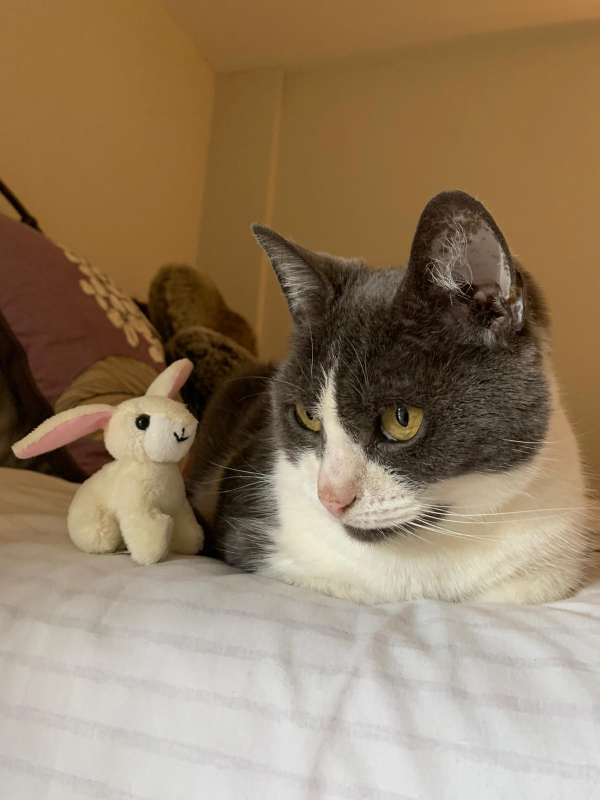
#> input picture lab2/images/cat.jpg, 1200 x 1600 px (shown at 1/2 size)
$ jupyter execute --allow-errors lab2-linear_models_neural_nets_SVM.ipynb
#> lines starting #> are read from the running program, lines starting #| are printed output that depends on the picture
# Lab 2: Linear models, neural networks and SVMs

Now the first lab is complete which recapped Python, Jupyter Notebooks and NumPy operations and introduced scikit-learn (go back over the lab if you're unsure about anything as this lab builds from it), it's time to implement some key supervised learning algorithms: neural networks and support vector machines (SVMs).

## Importing the libraries

This lab requires `h5py` package to interact with a dataset that is stored in an H5 file and `imageio` & `PIL` packages for image processing. If you don't have these packages then install using pip3 or conda, as an example run:
```
$ conda install h5py
```

Firstly, we'll import the required packages by running the cell below.

[cell 1]
import numpy as np
import matplotlib.pyplot as plt
from matplotlib.colors import ListedColormap
from sklearn.linear_model import LogisticRegression
from sklearn.neural_network import MLPClassifier
from sklearn.metrics import ConfusionMatrixDisplay
from sklearn.model_selection import GridSearchCV, RandomizedSearchCV
from sklearn.svm import SVC
from sklearn.datasets import make_moons

import h5py
import imageio
from PIL import Image
from utils import * # image processing functions from utils.py

## 1) Neural Network for Image Classification
In this section we are going to recap the ideas behind deep neural networks and implement a network to classify cat images (I can sense the excitement).

The dataset we will use is a set of labeled images containing cats (label=1) and non-cats (label=0). Run the cell below to load in train and test splits of the dataset from the local `data.h5` file. Make sure you have downloaded this data file in addition to the notebook from the lab repository.

#> (a cell that did not finish here is left out)

The following cell displays an image in the dataset - change the index and re-run the cell to see other images.

[cell 3]
# Example of a cat picture
index = 12
#> (the rest of this cell did not finish here and is left out)

### 1.1) Explore the dataset
Print the values of:
- a) number of training examples (`num_train`)
- b) number of test examples (`num_test`)
- c) size of the image (height/width or the number of pixels).

Note, `train_x_orig` is a numpy-array of shape (`num_train`, `num_px`, `num_px`, 3).

#> (a cell that did not finish here is left out)

### 1.2) Reshape the images
Reshape the training (`train_x_orig`) and test (`test_x_orig`) data sets so that each image is flattened into column vector.

<caption><center> <u>Figure 1</u>: Image to vector conversion. <br> </center></caption>

Print the shape of the reshaped training and testing datasets.

#> (a cell that did not finish here is left out)

### 1.3) Standardise the images
The pixel value is a vector of three numbers (representing the RGB channels) ranging from 0 to 255. A common preprocessing step in machine learning is to standardise your dataset (subtract the mean and then divide by the standard deviation). For picture datasets, it is simpler and more convenient to apply min-max normalisation by dividing every value by 255.

Apply min-max normalization to the dataset and check the minimum and maximum are 0 and 1, respectively.

#> (a cell that did not finish here is left out)

### 1.4) Logistic regression classifier
Logistic regression, despite its name, is a linear model for classification. The probabilities describing the possible outcomes of a classification are modeled using a logistic (sigmoid) function.

$$sigmoid(x) = \frac{1}{1+e^{-x}}$$

Logistic regression can be thought of as a neural network with a single node with a sigmoid activation function.

<caption><center> <u>Figure 2</u>: Logistic regression classifier.</center></caption>

Use scikit-learn's [logistic regression](https://scikit-learn.org/stable/modules/generated/sklearn.linear_model.LogisticRegression.html?highlight=logistic#sklearn.linear_model.LogisticRegression) to train a cat classifier. What's the classifier's accuracy on the training and test sets?

Hint, the classifier `fit` method has the following inputs:
- Training data with shape (`n_samples`, `n_features`)
- Target values with shape (`n_samples`,). Use `.flatten()` to collapse a 2-D array to a 1-D array.

[cell 7]
from sklearn.metrics import accuracy_score
# Create and fit the model to the training data

#> (the rest of this cell did not finish here and is left out)

### Neural network architecture
We will initially build a fully connected neural network with one hidden layer (i.e. one layer between input and output). When using more than one hidden layer we define it as a deep neural network.

<caption><center> <u>Figure 3</u>: 2-layer neural network.</center></caption>


- ***INPUT:*** $ x = [x_0,x_1,...,x_{12287}] \quad x_i \in [0,1] $

The input is a (64,64,3) image which we have already flattened to a vector of size (12288,1) and standardised.

- ***LINEAR:*** $ z^{[1]} = W^{[1]} x + b^{[1]} $

The input vector is multiplied by the weight matrix $W^{[1]}$ of size $(n^{[1]}, 12288)$ and then a bias term is added in a linear transformation. $n^{[1]}$ is the number of neurons in the hidden layer.

- ***RELU:*** $ a^{[1]} = RELU(z^{[1]}) = max(0,z^{[1]}) $

A non-linear activation function is then applied, in this case a rectified linear unit (or ReLU which outputs the maximum of the input and 0).

- ***LINEAR:*** $ z^{[2]} = W^{[2]} a^{[1]} + b^{[2]} $

A linear transformation is applied to the output of the hidden layer $ a^{[1]} $.

- ***SIGMOID:*** $ \hat{y} = a^{[2]} = \sigma(z^{[2]}) = \frac{1}{1 + e^{-z^{[2]}}} $

Given it's a binary classification task (cat or no cat) then the sigmoid or logistic function is the activation of the output layer (this is automatically selected by scikit-learn).

- ***OUTPUT:*** $ \hat{y} $

The output is the probability the photo contains a cat so if the value is greater than 0.5 the prediction is cat.

The overall process from inputs to outputs is known as forward propagation, see Bishop section 5.1 for more information.

### Training a neural network
Neural networks are trained by learning the weights $W$ and biases $b$ in the hidden and output layers such that the network outputs the correct labels as optimally as possible. How well the network is performing is defined by a loss function, here the log loss (also called logistic regression loss or cross-entropy loss). The cost function $J$ which drives training is the sum of all the errors (log losses) for all the training examples in the training set.

$$ J = -\frac{1}{m}\sum_{i=1}^{m}y^{(i)}\log(\hat{y}^{(i)})+(1-y^{(i)})\log(1-\hat{y}^{(i)}) $$

The goal of neural network optimisation is to learn weights and biases that minimise the cost function. This is done by backpropagating the cost function error from the output layer, through the network to the first hidden layer. During this process the weights and biases are updated by gradient decent optimisation (using the cost function gradient with respect to all weights and bias).

For a parameter $\theta$, a simple gradient decent update rule is $ \theta = \theta - \eta \text{ } d\theta$, where $\eta$ is the learning rate (see Bishop section 5.2 and 5.3 for more information). More complex optimisation algorithms exist, for example the popular [Adam optimiser](https://arxiv.org/pdf/1412.6980).

### 1.5) Implement the neural network in scikit-learn
Thankfully, we don't need to construct the neural network manually and instead can use scikit-learn's [multi-layer perceptron (MLP) classifier](https://scikit-learn.org/stable/modules/generated/sklearn.neural_network.MLPClassifier.html#sklearn.neural_network.MLPClassifier).

Construct and train a neural network using MLP classifier with the following hyperparameters:
- Single hidden layer with 64 neurons.
- RELU activation function
- Stochastic gradient descent optimiser
- Initial learning rate $ \eta = 0.001 $ ($1e-3$)
- No regularisation $ \alpha = 0 $

Plot the loss curve (using `clf.loss_curve_`) which shows the network learning as the number of iteration increases.

Has the loss curve flat-lined? Hint, you may have to specify the `max_iter` and `n_iter_no_change` parameters.

#> (a cell that did not finish here is left out)

#> (a cell that did not finish here is left out)

### 1.6) Evaluation
How does the neural network perform on the training and test data? Print the training and testing accuracy. Is classifier overfitting?

A confusion matrix is a way to visualise the performance of a classification model by showing the counts of the predicted and actual labels. The following terms are important metrics in classification tasks:
- total number of positives in the dataset i.e. cat images (P)
- total number of negatives in the dataset i.e. non cat images (N)
- number of correct positive predictions (TP)
- number of correct negative predictions (TN)
- number of incorrect positive predictions (FP)
- number of incorrect negative predictions (FN)
- accuracy $= \frac{TP+TN}{P+N}$
- sensitivity, recall or true positive rate $= \frac{TP}{P}$
- specificity or true negative rate $= \frac{TN}{N}$
- precision $= \frac{TP}{TP+FP}$

Plot the [confusion matrix](https://scikit-learn.org/stable/modules/generated/sklearn.metrics.ConfusionMatrixDisplay.html#sklearn.metrics.ConfusionMatrixDisplay.from_estimator) for the test data. Where is the classifier making mistakes?

#> (a cell that did not finish here is left out)

### Hyperparameter tuning using cross-validation
The performance of a neural network after training is highly dependent on how the hyperparameters are chosen. In contrast to the network parameters, $W$ and $b$, a hyperparameter refers to something that is fixed (usually manually chosen by the person training the model) throughout training and used to control the training process. Hyperparameters include the number of hidden layers, number of neurons in the hidden layers, learning rate, mini-batch size (for stochastic gradient descent optimisers) and regularisation parameter $\alpha$.

Cross-validation (CV for short) is used to evaluate model performance for model selection and to tune hyperparameters. In k-fold CV the training set is split into k smaller sets (called folds) and each fold is used as a validation set for models trained on all the other folds.

<caption><center> <u>Figure 3</u>: 5 fold cross validation.</center></caption>

The performance of a model is measured by the average score (error) for all the fold. A test set should still be held out for final evaluation. For more information on CV see Bishop section 1.3.

Scikit-learn offers two approaches to search the hyperparameter space using cross validation: [GridSearchCV](https://scikit-learn.org/stable/modules/generated/sklearn.model_selection.GridSearchCV.html#sklearn.model_selection.GridSearchCV) which considers all parameter combinations and [RandomizedSearchCV](https://scikit-learn.org/stable/modules/generated/sklearn.model_selection.RandomizedSearchCV.html#sklearn.model_selection.RandomizedSearchCV) which samples a given number of candidates from a parameter space with a specified distribution.

### 1.7) Tune the learning rate and regularisation parameter using CV
The learning rate $\eta$ is an important hyperparameter to tune. Choosing a value that is too small will result in training that takes too long to converge and a value too large will cause instabilities in the training that prevent convergence. The regularisation parameter $\alpha$ controls the weighting of L2 regularisation in the cost function to help with overfitting by encouraging smaller weights leading to a smoother decision boundary.

Use RandomizedSearchCV to perform hyperparameter tuning of learning rate and regularisation parameter (limit the number of iterations `n_iter` ~10 and number of folds `cv` ~ 3 keep to reasonable training times).

A good methodology is to start with a wide range of hyperparameter values before homing in over a finer range.

Hint, use [numpy.logspace](https://numpy.org/doc/stable/reference/generated/numpy.logspace.html) to define the range of the hyperparameters spaced over a log scale for example:
```Python
alphas = np.logspace(-3, 0, 100)
learning_rates = np.logspace(-4, -2, 100)
```

[cell 11]
"""
alphas = np.logspace(-3, 0, 100)
learning_rates = np.logspace(-4, -2, 100)

parameters = {'learning_rate_init':learning_rates, 'alpha':alphas}

nn = MLPClassifier(hidden_layer_sizes=(64),
                    activation='relu',
                    solver='sgd',
                    max_iter=3000,
                    n_iter_no_change=25,
                    random_state=1)

clf = RandomizedSearchCV(nn, parameters, scoring='accuracy', n_iter=5, cv=3, verbose=2)

clf.fit(norm_resx2_train_x, train_y.flatten())
clf.best_params_
"""

#> (a cell that did not finish here is left out)

#> (a cell that did not finish here is left out)

It is common to create deep networks for most tasks with complexity controlled not by the network size (number of layers and nodes per layer) but with regularisation. Regularisation is a general term describing ways to control the complexity of a neural network in order to avoid overfitting. We have already discussed (and tuned) the L2 regularisation term of the error function.

Dropout is another regularisation technique and has been shown as an effective way of preventing overfitting but is unfortunately not implemented scikit-learn MLP. For dropout it's recommended to use either the [PyTorch](https://pytorch.org/tutorials/) or [TensorFlow/Keras](https://www.tensorflow.org/tutorials) frameworks which offer far more flexibility in neural network architectures as opposed to scikit-learn and faster training on GPUs.

Can you improve the performance of the network by tuning the various hyperparameters?

### 1.8) Just for fun, test your classifier with your own image
Upload a photo into the images folder and change the `my_image` variable in the cell below.

[cell 14]
my_image = "cat.jpg" # change this to the name of your image file

height = 64
width = 64

fname = "images/" + my_image
image = np.array(imageio.imread(fname))
#> image is the input picture: shape (1600, 1200, 3); mean R, G, B 148, 126.5, 99.7
my_image = np.array(Image.fromarray(image).resize((height,width))).reshape((-1,1))
#> my_image = 12288 values, max 238 at index 8355, min 0 at index 5045, mean 124.8
my_image = my_image/255.
#> my_image = 12288 values, max 0.933 at index 8355, min 0 at index 5045, mean 0.489
#> (the rest of this cell did not finish here and is left out)

## 2) Support vector machines (SVM)
The algorithms implemented so far are parametric where a fixed number parameters are learn using training data which is then discarded and the learnt model used to make prediction on new data. In this section we implement support vector machines, a nonparametric model where the number of parameters are not fixed in advanced but grow with the amount of data.

A support vector machine constructs a hyper-plane to separate classes by maximising the distance (or margin) to the nearest training data points of any class. The figure below shows the decision boundary for linearly separable data, with three instances on the margin boundaries, called “support vectors”.

<caption><center> <u>Figure 4</u>: SVM decision boundary, margin and support vectors.</center></caption>

For data that is not linearly separable, SVM classification involves quadratic programming optimisation to maximise the margin while incurring a penalty for each sample within the margin or a misclassification. The penalty strength is controlled by the hyperparameter `C`, a regularisation parameter that scales inversely.

SVMs can perform non-linear classification using the kernel trick. The kernel function maps the non-linear data into a feature space in which the linear support vector regression model is fit. But SVMs do this without ever constructing a new data set in feature space.

For more information on SVMs, see Bishop section 7.1.

The exercise for SVM classification involves a toy dataset generated in the cell below:

[cell 15]
np.random.seed(0)
N = 100
x1 = np.linspace(-4,3.5,N).reshape(-1,1) + np.random.normal(0,0.2,N).reshape(-1,1)
y1 = np.exp(0.6*x1) - 1 + np.random.normal(0,1.5,N).reshape(-1,1)
x2 = np.random.normal(-1, 1.5, N).reshape(-1,1)
y2 = np.random.normal(4, 1.5, N).reshape(-1,1)

fig, ax = plt.subplots(figsize=(7, 5))
ax.scatter(x1,y1)
ax.scatter(x2,y2)
ax.set_xlim([-5,4])
ax.set_ylim([-2,7])
ax.set_xlabel('X')
ax.set_ylabel('y')
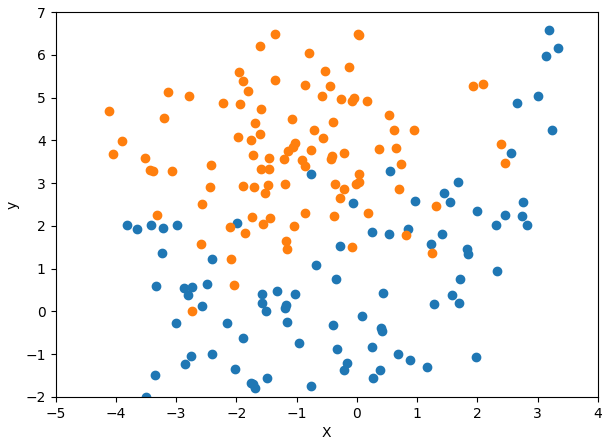
#> figure drawn by matplotlib, 1 panel

### Logistic regression classifier
A logistic regression classifier has been implemented on the toy dataset below, clearly not suitable for the non-linear data.

[cell 16]
X = np.concatenate((np.concatenate((x1,x2)), np.concatenate((y1,y2))), axis=1)
Y = np.concatenate((np.zeros(N),np.ones(N)))
# blue = 0, orange = 1

def plot_clf(clf):
    h = 0.01
    xx, yy = np.meshgrid(np.arange(-5, 4, h), np.arange(-2, 7, h))
    Z = clf.predict(np.c_[xx.ravel(), yy.ravel()])
    Z = Z.reshape(xx.shape)
    fig, ax = plt.subplots(figsize=(7, 5))
    ax.pcolormesh(xx, yy, Z, cmap=plt.cm.Paired, shading='auto')
    ax.scatter(x1,y1)
    ax.scatter(x2,y2)
    ax.set_xlim([-5,4])
    ax.set_ylim([-2,7])
    ax.set_xlabel('X')
    ax.set_ylabel('y')

logreg = LogisticRegression(solver='lbfgs')
logreg.fit(X, Y)
print(f'Logistic regression classifier accuracy: {logreg.score(X, Y)}')
plot_clf(logreg)
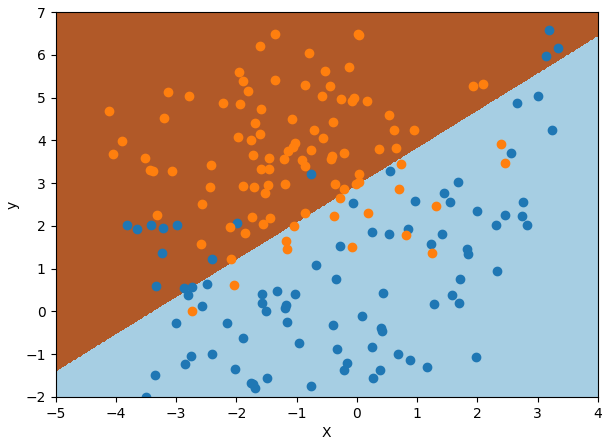
#> figure drawn by matplotlib, 1 panel

### 2.1) SVM classifier
Implement a SVM classifier using scikit-learn [SVC](https://scikit-learn.org/stable/modules/generated/sklearn.svm.SVC.html#sklearn.svm.SVC) and the `plot_clf` function defined in the previous cell.

Experiment with the hyperparameter `C` considering overfitting and generalisation. How would you tune `C`?

[cell 17]
from sklearn.svm import SVC
svm = SVC(C=4)
svm.fit(X, Y)
print(f'SVM classifier accuracy: {svm.score(X, Y)}')
plot_clf(svm)
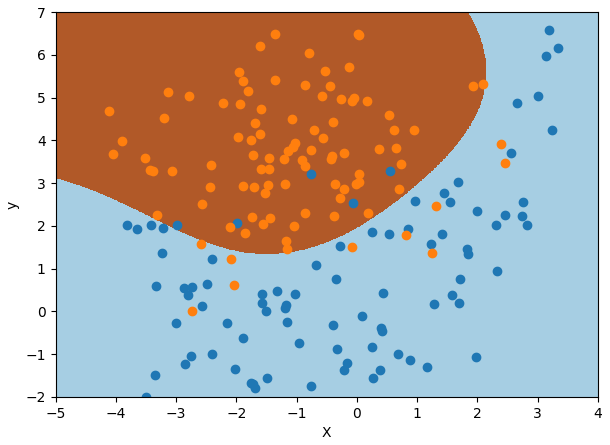
#> figure drawn by matplotlib, 1 panel

[cell 18]
print(svm.predict([[-1, 1]]))

##### 3) Classifier comparison
We are now going to compare the classifiers introduced above on a toy dataset plotted below.

[cell 19]
X, y = make_moons(noise=0.3, random_state=0)

fig, ax = plt.subplots(figsize=(6, 4))
# Plot the points
cm_bright = ListedColormap(['#FF0000', '#0000FF'])
ax.scatter(X[:, 0], X[:, 1], c=y, cmap=cm_bright, edgecolors='k')
ax.set_title("Input data")
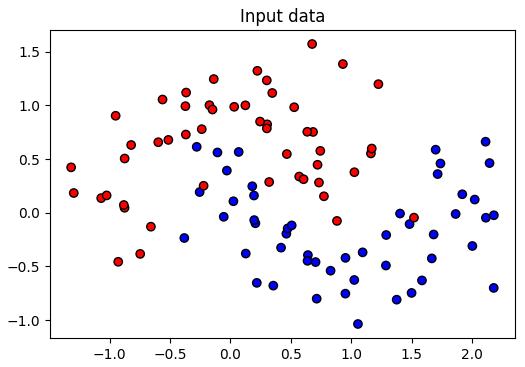
#> figure drawn by matplotlib, 1 panel

The task is to train 4 classifiers on the dataset and compare the respective decision boundaries using a [contour](https://matplotlib.org/3.1.1/api/_as_gen/matplotlib.pyplot.contourf.html) plot, as shown below in figure 5.

<caption><center> <u>Figure 5</u>: Example contour plot.</center></caption>

[cell 20]
names = ["Logistic Regression", "Neural Net", "Linear SVM", "RBF SVM"]

classifiers = [
    LogisticRegression(C=1e5),
    MLPClassifier(alpha=1, max_iter=1000),
    SVC(kernel="linear", C=0.025),
    SVC(gamma=2, C=1)]

# create meshgrid
x_min, x_max = X[:, 0].min() - .5, X[:, 0].max() + .5
y_min, y_max = X[:, 1].min() - .5, X[:, 1].max() + .5
h = .02  # step size in the mesh
xx, yy = np.meshgrid(np.arange(x_min, x_max, h), np.arange(y_min, y_max, h))

# colour map (contourf cmap parameter)
cm = plt.cm.RdBu

def Z_mesh(clf):
    # Plot the decision boundary. For that, we will assign a color to each
    # point in the mesh [x_min, x_max]x[y_min, y_max].
    if hasattr(clf, "decision_function"):
        Z = clf.decision_function(np.c_[xx.ravel(), yy.ravel()])
    else:
        Z = clf.predict_proba(np.c_[xx.ravel(), yy.ravel()])[:, 1]
    return Z.reshape(xx.shape)

The classifiers, with initial hyperparameters, are defined above. To help with making the contour plot, a [meshgrid](https://numpy.org/doc/stable/reference/generated/numpy.meshgrid.html) has been defined along with a `Z_mesh` function that returns the decision probability or decision output for the classifier for every point in the meshgrid.

[cell 21]
figure = plt.figure(figsize=(20, 5))
for i, clf in enumerate(classifiers):

    ax = plt.subplot(1, len(classifiers), i+1)

    clf.fit(X, y)

    Z = Z_mesh(clf)

    ax.contourf(xx, yy, Z, cmap=cm, alpha=.8)
    ax.scatter(X[:, 0], X[:, 1], c=y, cmap=cm_bright, edgecolors='k')
    ax.set_title(names[i])
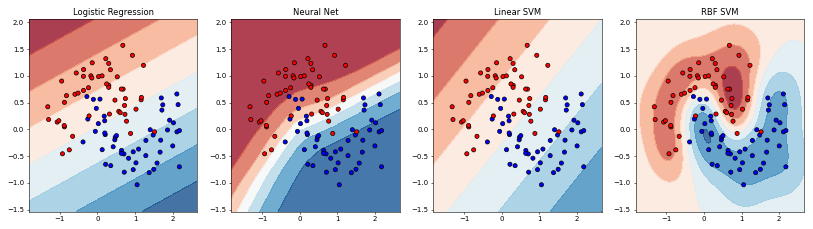
#> figure drawn by matplotlib, 4 panels
